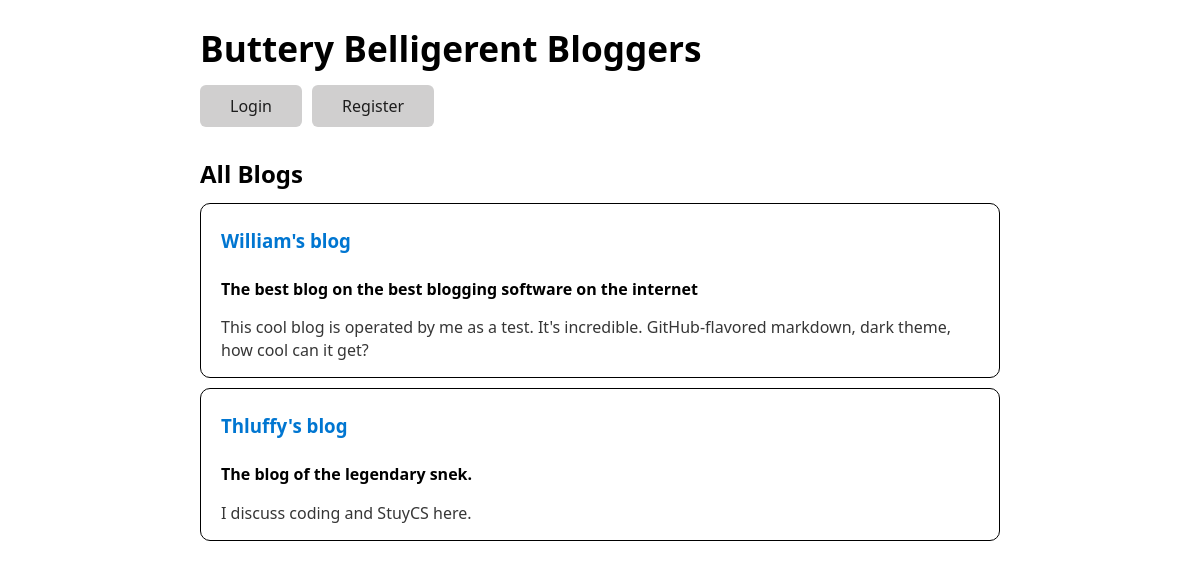
/explore, run on the app's committed database.
### tables this page shows
CREATE TABLE blogs (id INTEGER PRIMARY KEY AUTOINCREMENT, title TEXT NOT NULL, slug TEXT NOT NULL, subtitle TEXT, description TEXT, posts TEXT, author INTEGER NOT NULL, history TEXT, created_at INTEGER NOT NULL, updated_at INTEGER NOT NULL);

### __init__.py (the view)
@app.route('/explore')
def explore():
    username = flask.session.get('username')
    blogs = blog_table.get_all(cursor=connection.cursor())
    users = user_table.get_all(cursor=connection.cursor())
    print(blogs)
    return render_homepage.build_page(username=username, blogs=blogs, users=users)

### database/blog.py (called while the page is built)
def get_all(cursor, **kwargs):
    query = "SELECT * FROM blogs WHERE "
    for key, value in kwargs.items():
        query += "{} = '{}' AND ".format(key, value)
    query = query[:-5]
    cursor.execute(query)
    blogs = cursor.fetchall()
    return blogs

### database/user.py (called while the page is built)
def get_all(cursor, **kwargs):
    query = "SELECT * FROM blogs WHERE "
    for key, value in kwargs.items():
        query += "{} = '{}' AND ".format(key, value)
    query = query[:-5]
    cursor.execute(query)
    users = cursor.fetchall()
    return users

### render/homepage.py (called while the page is built)
def build_page(**kwargs):
    return flask.render_template('explore.html', **kwargs)

### templates/explore.html (shortened to what this page needs)
<!DOCTYPE html>
<html>
<head>
    <link rel="stylesheet" href="/static/css/page.css">
</head>
<body>
  <h1> Buttery Belligerent Bloggers</h1>
{% if not username %}
    <button onclick="window.location.href='/login'">Login</button>
    <button onclick="window.location.href='/register'">Register</button>
{% endif %}
<h2>
  All Blogs
</h2>
  {% for blog in blogs %}
  <div class="blog-container">
      <h3>
    <a href="/blog/{{blog[2].lower()}}">
      {{ blog[1] }}
    </a>
  </h3>
  <h4>
      {{ blog[3] }}
  </h4>
  <p>
      {{ blog[4] }}
  </p>
  </div>
  {% endfor %}
</body>
</html>

### static/css/page.css (style rules this page uses)
:root { --background-body: #fff; --background: #efefef; --background-alt: #f7f7f7; --selection: #9e9e9e; --text-main: #363636; --text-bright: #000; --text-muted: #70777f; --links: #0076d1; --focus: #0096bfab; --border: #dbdbdb; --code: #000; --animation-duration: 0.1s; --button-base: #d0cfcf; --button-hover: #9b9b9b; --scrollbar-thumb: rgb(170, 170, 170); --scrollbar-thumb-hover: var(--button-hover); --form-placeholder: #949494; --form-text: #1d1d1d; --variable: #39a33c; --highlight: #ff0; }
html { scrollbar-color: rgb(170, 170, 170) #fff; scrollbar-color: var(--scrollbar-thumb) var(--background-body); scrollbar-width: thin; }
body { font-family: system-ui, -apple-system, BlinkMacSystemFont, 'Segoe UI', 'Roboto', 'Oxygen', 'Ubuntu', 'Cantarell', 'Fira Sans', 'Droid Sans', 'Helvetica Neue', 'Segoe UI Emoji', 'Apple Color Emoji', 'Noto Color Emoji', sans-serif; line-height: 1.4; max-width: 800px; margin: 20px auto; padding: 0 10px; word-wrap: break-word; color: #363636; color: var(--text-main); background: #fff; background: var(--background-body); text-rendering: optimizeLegibility; }
button { transition: background-color 0.1s linear, border-color 0.1s linear, color 0.1s linear, box-shadow 0.1s linear, transform 0.1s ease; transition: background-color var(--animation-duration) linear, border-color var(--animation-duration) linear, color var(--animation-duration) linear, box-shadow var(--animation-duration) linear, transform var(--animation-duration) ease; }
h1 { font-size: 2.2em; margin-top: 0; }
h1, h2, h3, h4, h5, h6 { margin-bottom: 12px; margin-top: 24px; }
h1 { color: #000; color: var(--text-bright); }
h2 { color: #000; color: var(--text-bright); }
h3 { color: #000; color: var(--text-bright); }
h4 { color: #000; color: var(--text-bright); }
h1, h2, h3, h4, h5, h6, b, strong, th { font-weight: 600; }
button, select, input[type='submit'], input[type='reset'], input[type='button'], input[type='checkbox'], input[type='range'], input[type='radio'] { cursor: pointer; }
button { color: #1d1d1d; color: var(--form-text); background-color: #efefef; background-color: var(--background); font-family: inherit; font-size: inherit; margin-right: 6px; margin-bottom: 6px; padding: 10px; border: none; border-radius: 6px; outline: none; }
button { background-color: #d0cfcf; background-color: var(--button-base); padding-right: 30px; padding-left: 30px; }
input:not([type='checkbox']):not([type='radio']), input[type='range'], select, button, textarea { -webkit-appearance: none; }
::placeholder { color: #949494; color: var(--form-placeholder); }
a { text-decoration: none; color: #0076d1; color: var(--links); }
.blog-container { padding: 0px 20px; border: 1px solid #000000; border-radius: 10px; margin: 10px 0; }

### data on the page
blogs: title "William's blog", subtitle "The best blog on the best blogging software on the internet", description "This cool blog is operated by me as a test. It's incredible. GitHub-flavored markdown, dark theme, how cool can it get?"
blogs: title "Thluffy's blog", subtitle "The blog of the legendary snek.", description "I discuss coding and StuyCS here."
